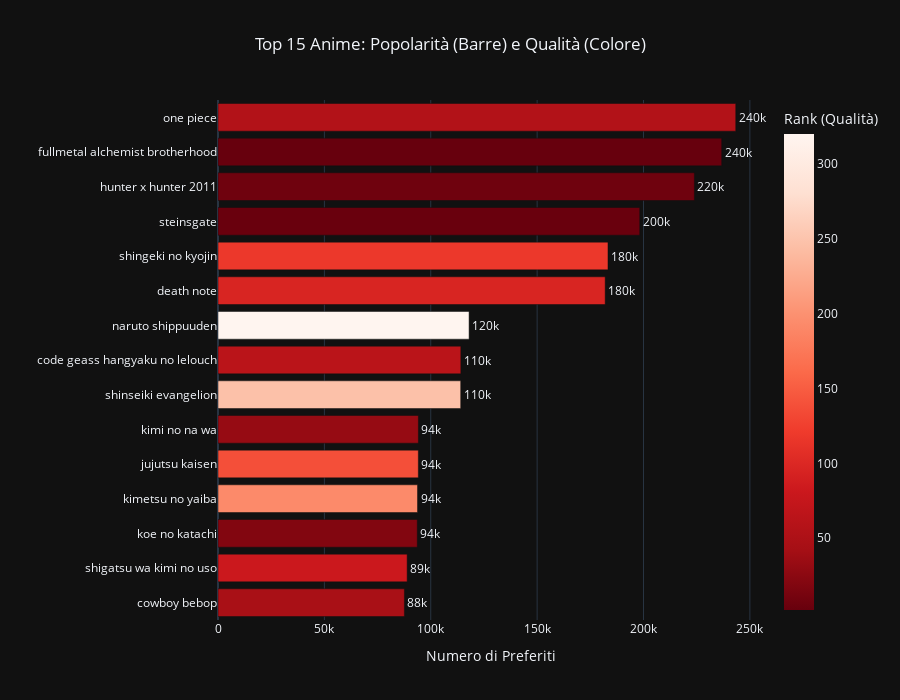

Write notebook code for a chart like this one.
### Markdown cell above
Provando a contestualizzare ancora meglio i dati possiamo dire che circa il 30% del mercato riguarda le **serie televisive**, che in un certo senso sono un cavallo di battaglia per questo genere di animazione, quest'ulltime assieme ai **film** compongono quasi il 50% della produzione.
Ricoprono anche una grande fetta di mercato **OVA** e **ONA** che per chi non lo sapesse sono raccolte di episodi speciali o contenuti aggiuntivi che non vengono passati in televisione o al cinema ma vengono dati direttamente ai clienti tramite piattaforme come YouTube o Netflix.
Infine citiamo i video promozionali e i contenuti commerciali che hanno lo scopo di annunciare e pubblicizzare nuove uscite.

Come possiamo vedere quindi il mondo degli anime è comparabile al cinema in quanto è una vera e propria parte del mercato per quanto riguarda **l'intrattenimento**.

Per dare un po' di contesto in più citiamo i quindici anime più "famosi" secondo i dati che abbiamo a disposizione:

### Code cell
top_ranked = details_df.sort_values('favorites', ascending=False).head(15)[['title', 'favorites', 'rank', 'genres']]
top_ranked.reset_index(drop=True, inplace=True)
top_ranked.index = top_ranked.index + 1

top_ranked.style \
    .format({'rank': '{:.0f}'}) \
    .set_table_styles([
        {'selector': 'th', 'props': [('text-align', 'center')]},
        {'selector': 'td', 'props': [('text-align', 'center')]}
    ])


# 1. Prepariamo i dati: ordiniamo per favorites per una scala discendente pulita
top_ranked_sorted = top_ranked.sort_values('favorites', ascending=True)

# 2. Creiamo il grafico a barre orizzontali
fig = px.bar(top_ranked_sorted, 
             x='favorites', 
             y='title',
             orientation='h',
             color='rank',               # Il colore indica la posizione in classifica
             color_continuous_scale='Reds_r', # Rosso scuro per i Rank migliori (1, 2, 3...)
             hover_data=['genres', 'rank'],   # Info extra al passaggio del mouse
             text='favorites',           # Mostra il valore numerico sulla barra
             title='Top 15 Anime: Popolarità (Barre) e Qualità (Colore)',
             template='plotly_dark')

# 3. Ottimizzazione dello spazio e dei testi
fig.update_layout(
    height=700,                 # Aumentiamo l'altezza per distanziare i nomi
    xaxis_title="Numero di Preferiti",
    yaxis_title="",
    title_x=0.5,
    coloraxis_colorbar=dict(title="Rank (Qualità)") # Rimosso reverse=True, non supportato
)

fig.update_traces(
    texttemplate='%{text:.2s}', # Abbrevia i numeri (es. 2.5k invece di 2500)
    textposition='outside',     # Mette i numeri fuori dalle barre per non coprire il nome
    cliponaxis=False            # Impedisce che il testo venga tagliato
)

fig.show()

### Figure 1 — Plotly figure (JSON) as saved in the notebook; plotly's stock layout.template omitted (floating-point values rounded to 4 significant figures)
{"data": [{"cliponaxis": false, "customdata": [["action award winning scifi", 46], ["drama romance", 81], ["award winning drama", 19], ["action award winning supernatural", 193], ["action award winning supernatural", 138], ["award winning drama", 32], ["action avant garde award winning drama scifi suspense", 247], ["action award winning drama scifi", 64], ["action adventure fantasy", 320], ["supernatural suspense", 96], ["action award winning drama suspense", 118], ["drama scifi suspense", 3], ["action adventure fantasy", 7], ["action adventure drama fantasy", 2], ["action adventure fantasy", 55]], "hovertemplate": "favorites=%{text}<br>title=%{y}<br>genres=%{customdata[0]}<br>rank=%{marker.color}<extra></extra>", "legendgroup": "", "marker": {"color": [46.0, 81.0, 19.0, 193.0, 138.0, 32.0, 247.0, 64.0, 320.0, 96.0, 118.0, 3.0, 7.0, 2.0, 55.0], "coloraxis": "coloraxis", "pattern": {"shape": ""}}, "name": "", "orientation": "h", "showlegend": false, "text": [87610.0, 88910.0, 93660.0, 93780.0, 94160.0, 94190.0, 114100.0, 114100.0, 118000.0, 182000.0, 183300.0, 198200.0, 223900.0, 236800.0, 243400.0], "textposition": "outside", "texttemplate": "%{text:.2s}", "type": "bar", "x": [87609, 88912, 93655, 93777, 94162, 94186, 114076, 114139, 118013, 181989, 183305, 198245, 223927, 236754, 243358], "xaxis": "x", "y": ["cowboy bebop", "shigatsu wa kimi no uso", "koe no katachi", "kimetsu no yaiba", "jujutsu kaisen", "kimi no na wa", "shinseiki evangelion", "code geass hangyaku no lelouch", "naruto shippuuden", "death note", "shingeki no kyojin", "steinsgate", "hunter x hunter 2011", "fullmetal alchemist brotherhood", "one piece"], "yaxis": "y"}], "layout": {"barmode": "relative", "coloraxis": {"colorbar": {"title": {"text": "Rank (Qualità)"}}, "colorscale": [[0, "rgb(103,0,13)"], [0.125, "rgb(165,15,21)"], [0.25, "rgb(203,24,29)"], [0.375, "rgb(239,59,44)"], [0.5, "rgb(251,106,74)"], [0.625, "rgb(252,146,114)"], [0.75, "rgb(252,187,161)"], [0.875, "rgb(254,224,210)"], [1, "rgb(255,245,240)"]]}, "height": 700, "legend": {"tracegroupgap": 0}, "title": {"text": "Top 15 Anime: Popolarità (Barre) e Qualità (Colore)", "x": 0.5}, "xaxis": {"anchor": "y", "domain": [0, 1], "title": {"text": "Numero di Preferiti"}}, "yaxis": {"anchor": "x", "domain": [0, 1], "title": {"text": ""}}}}
